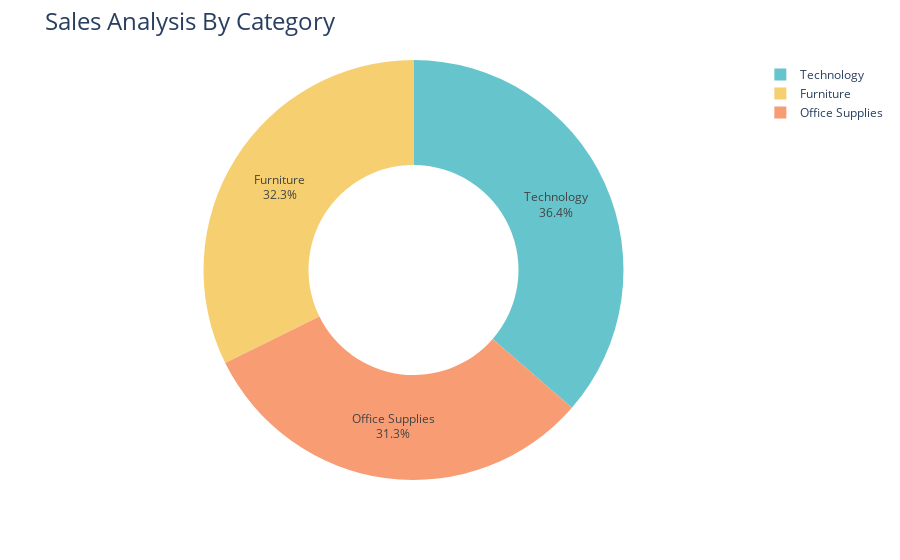

Notebook code for this chart:
### Code cell
fig = px.pie(
    sales_by_category,
    values='Sales',
    names='Category',
    hole=0.5,  # For a donut chart
    color_discrete_sequence=px.colors.qualitative.Pastel  # Correct capitalization of 'Pastel'
)

# Adding text information inside the pie chart
fig.update_traces(
    textposition='inside', 
    textinfo='percent+label'  # Shows percentage and category label
)

# Adding chart title with font size
fig.update_layout(
    title_text='Sales Analysis By Category',
    title_font=dict(size=24)  # Fixed key name
)

# Display the chart
fig.show()

### Figure 1 — Plotly figure (JSON) as saved in the notebook; plotly's stock layout.template omitted (floating-point values rounded to 4 significant figures)
{"data": [{"domain": {"x": [0, 1], "y": [0, 1]}, "hole": 0.5, "hovertemplate": "Category=%{label}<br>Sales=%{value}<extra></extra>", "labels": ["Furniture", "Office Supplies", "Technology"], "legendgroup": "", "name": "", "showlegend": true, "textinfo": "percent+label", "textposition": "inside", "type": "pie", "values": [742000.0, 719000.0, 836200.0]}], "layout": {"autosize": true, "legend": {"tracegroupgap": 0}, "margin": {"t": 60}, "piecolorway": ["rgb(102, 197, 204)", "rgb(246, 207, 113)", "rgb(248, 156, 116)", "rgb(220, 176, 242)", "rgb(135, 197, 95)", "rgb(158, 185, 243)", "rgb(254, 136, 177)", "rgb(201, 219, 116)", "rgb(139, 224, 164)", "rgb(180, 151, 231)", "rgb(179, 179, 179)"], "title": {"font": {"size": 24}, "text": "Sales Analysis By Category"}}}
